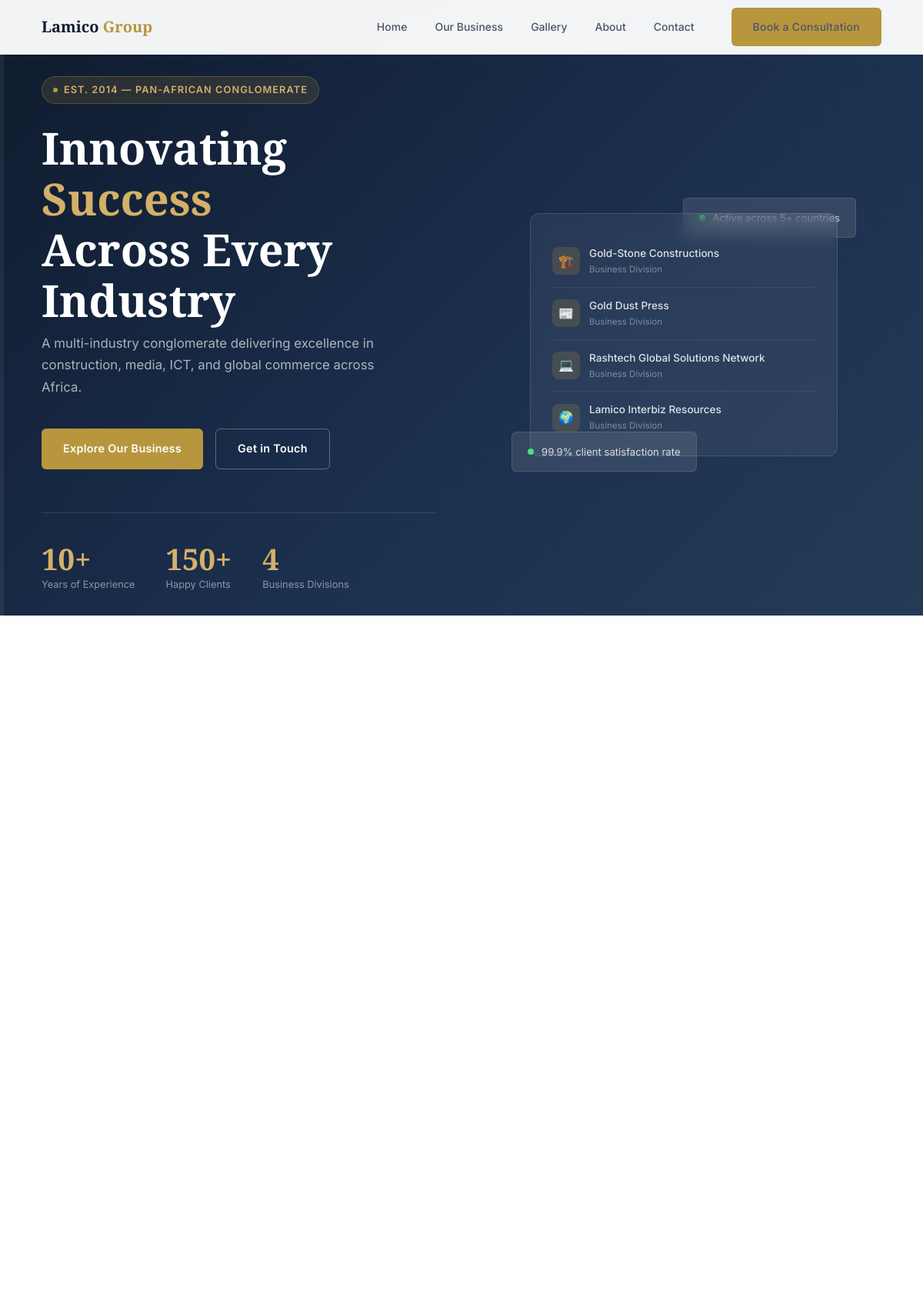
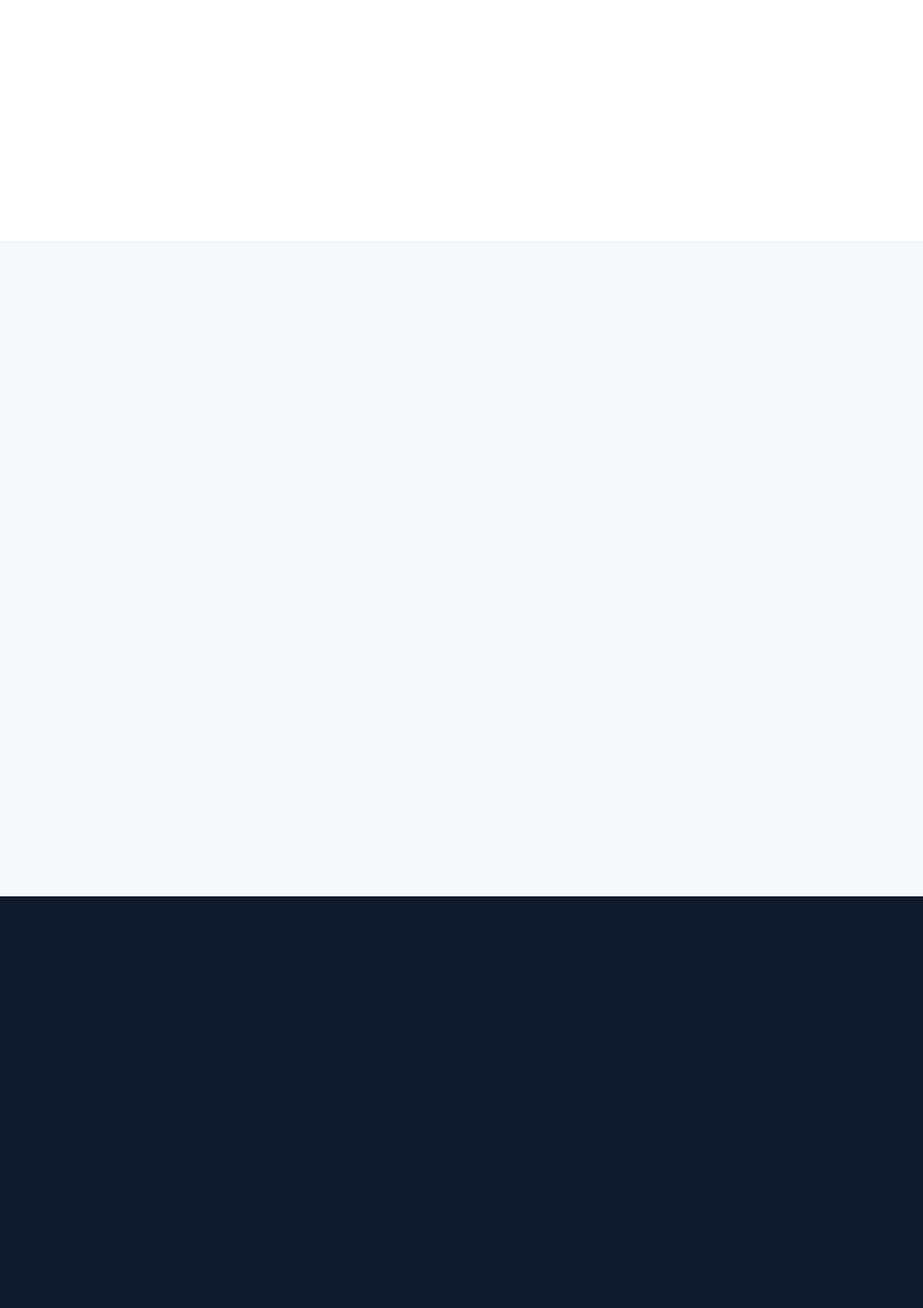
The page / (upper part) on the database its author committed (2 pictures, top to bottom).
### tables this page shows
CREATE TABLE IF NOT EXISTS `services` (
  `id`          INT AUTO_INCREMENT PRIMARY KEY,
  `name`        VARCHAR(255) NOT NULL,
  `slug`        VARCHAR(255) NOT NULL UNIQUE,
  `icon`        VARCHAR(10)  NOT NULL DEFAULT '🏢',
  `short_desc`  TEXT,
  `full_desc`   TEXT,
  `order_num`   INT DEFAULT 0,
  `active`      TINYINT(1) DEFAULT 1,
  `created_at`  TIMESTAMP DEFAULT CURRENT_TIMESTAMP
);

### index.php (the view, shortened to what this page needs)
<?php
require_once 'includes/header.php';
require_once 'includes/db.php';
$services     = $pdo->query('SELECT * FROM services WHERE active=1 ORDER BY order_num ASC')->fetchAll();
?>
<section class="hero">
  <div class="container hero-grid">
    <div class="hero-content">
      <div class="hero-tag">Est. 2014 &mdash; Pan-African Conglomerate</div>
      <h1>Innovating <em>Success</em><br>Across Every Industry</h1>
      <p class="hero-sub">A multi-industry conglomerate delivering excellence in construction, media, ICT, and global commerce across Africa.</p>
      <div class="hero-actions">
        <a href="pages/services.php" class="btn btn-primary">Explore Our Business</a>
        <a href="pages/contact.php" class="btn btn-outline" style="border-color:rgba(255,255,255,.3);color:#fff;">Get in Touch</a>
      </div>
      <div class="hero-stats">
        <div>
          <div class="hero-stat-num">10+</div>
          <div class="hero-stat-label">Years of Experience</div>
        </div>
        <div>
          <div class="hero-stat-num">150+</div>
          <div class="hero-stat-label">Happy Clients</div>
        </div>
        <div>
          <div class="hero-stat-num">4</div>
          <div class="hero-stat-label">Business Divisions</div>
        </div>
      </div>
    </div>
    <div class="hero-visual" aria-hidden="true">
      <div class="hero-card-stack">
        <div class="hero-card-float f1">
          <span class="dot"></span> Active across 5+ countries
        </div>
        <div class="hero-card">
          <?php foreach ($services as $svc): ?>
          <div class="service-pill">
            <div class="pill-icon"><?= $svc['icon'] ?></div>
            <div>
              <div class="pill-name"><?= htmlspecialchars($svc['name']) ?></div>
              <div class="pill-sector">Business Division</div>
            </div>
          </div>
          <?php endforeach; ?>
        </div>
        <div class="hero-card-float f2">
          <span class="dot"></span> 99.9% client satisfaction rate
        </div>
      </div>
    </div>
  </div>
</section>
<section class="section" id="services">
  <div class="container">
    <div class="services-grid">
    </div>
  </div>
</section>
<section class="section about-strip">
  <div class="container">
    <div class="about-grid">
    </div>
  </div>
</section>
<section class="section why-section">
  <div class="container">
    <div class="why-grid">
    </div>
  </div>
</section>
<?php require_once 'includes/footer.php'; ?>

### rows shown on the page
services: icon "🏗️", name "Gold-Stone Constructions"
services: icon "📰", name "Gold Dust Press"
services: icon "💻", name "Rashtech Global Solutions Network"
services: icon "🌍", name "Lamico Interbiz Resources"
